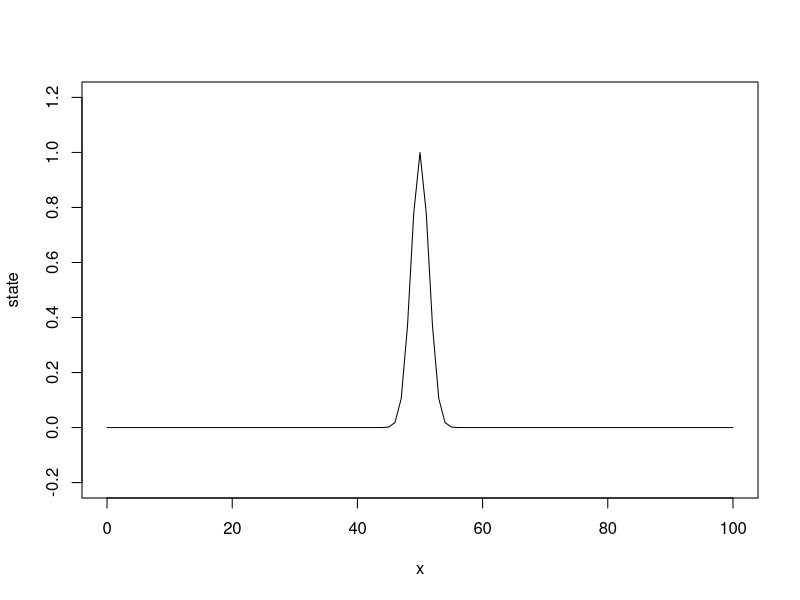
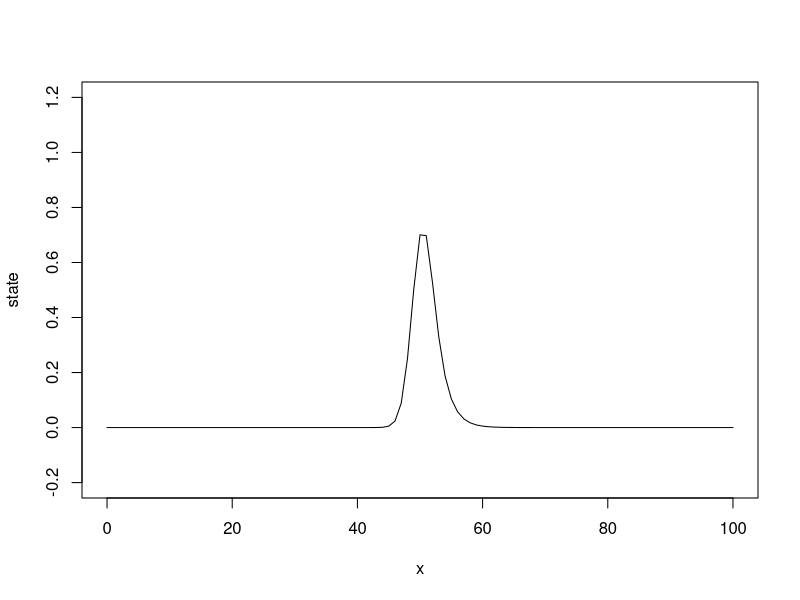
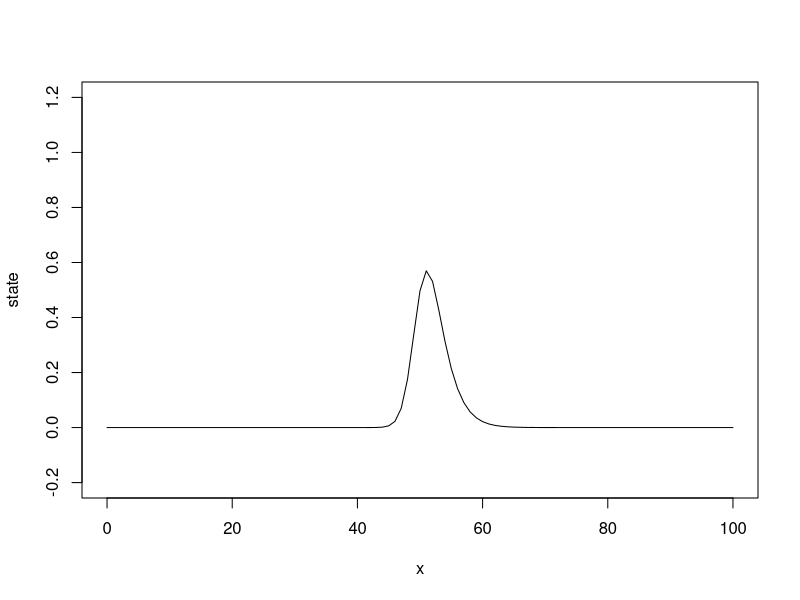
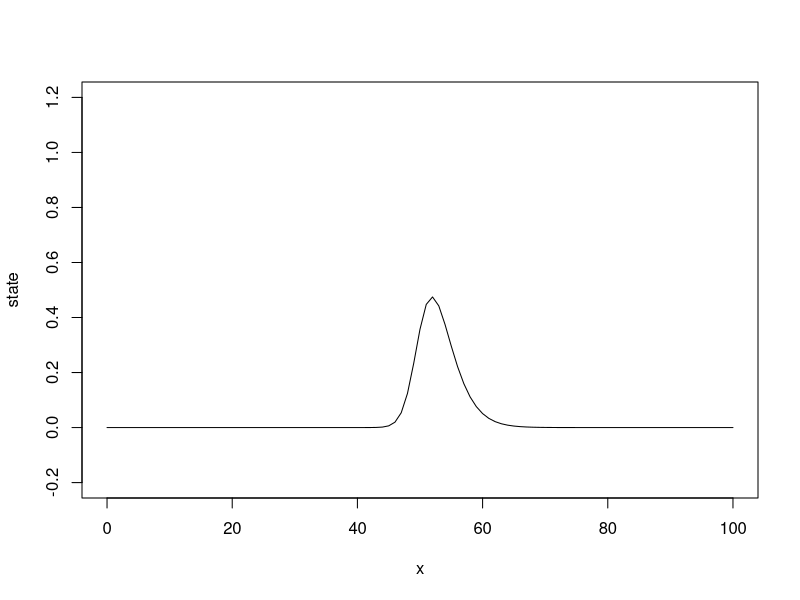
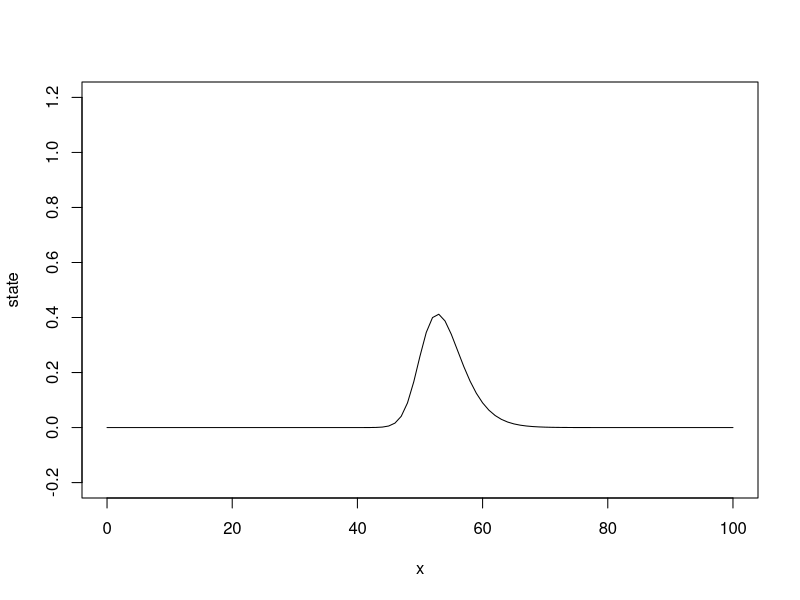
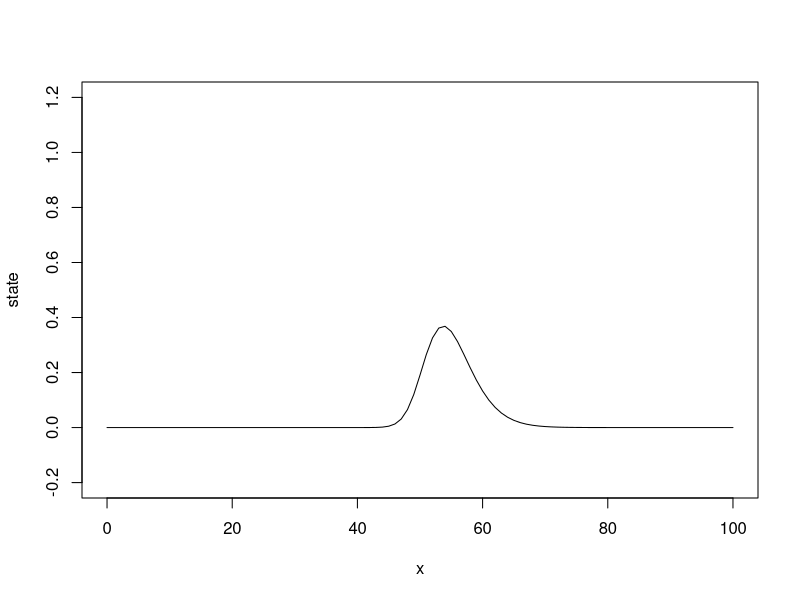
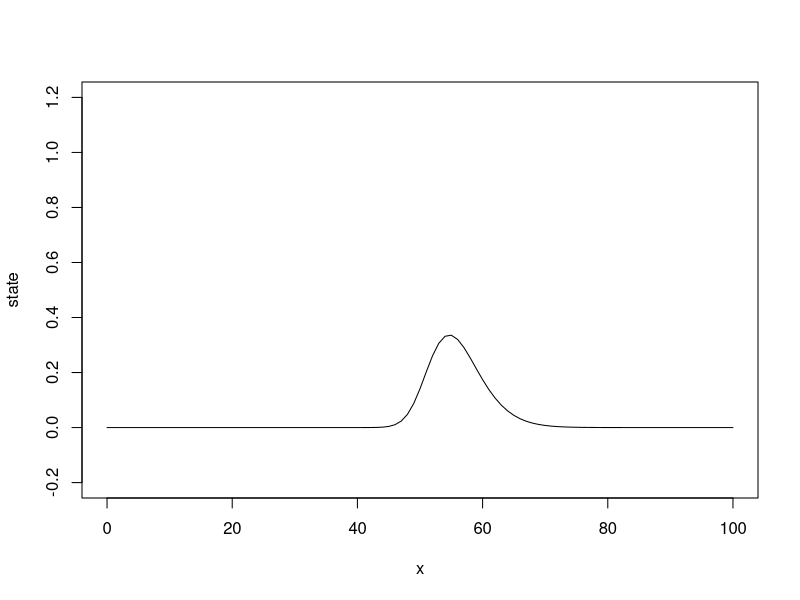
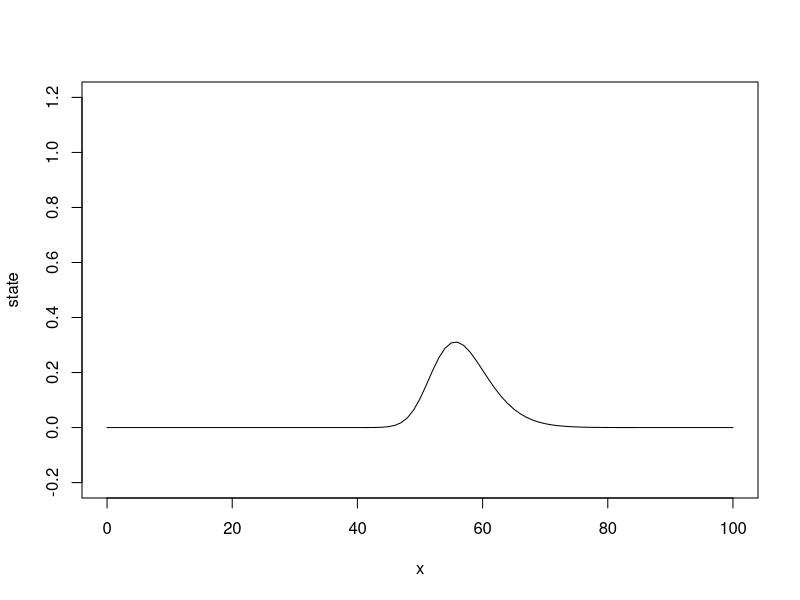

These charts were generated, in order, by the following R code:
## ---- chunk 1
# Input variables
domain  = c(0,100)
endtime = 20
dx      = 1
dt      = 1
u       = 1
D       = 1
bl      = 0
br      = 0
omega   = 0

# Function that gives the states for the first time-step
initfun = function(x)
{
  # Gaussian distribution
  exp(-(x-domain[2]/2)^2/2^2)
}

# Calculation preparation
x           = seq(domain[1],domain[2],by=dx)
N           = length(x)
init.state  = initfun(x)
## ---- chunk 2
# MATRIX CONSTRUCTION
M = matrix(0,nrow=N,ncol=N)

# Fill in a dirichlet boundary conditions for the solution.
M[1,1] = 1
M[N,N] = 1
a      = (omega-1) * ( u/(2*dx) +   D/dx^2 )
b      = (omega-1) * (          - 2*D/dx^2 ) + 1/dt
c      = (omega-1) * (-u/(2*dx) +   D/dx^2 )

for(i in 2:(N-1)){
  M[i,i-1] = a
  M[i,i  ] = b
  M[i,i+1] = c
}

Minv = solve(M)
## ---- chunk 3
# Time stepping variable
time        = 0
new.state   = init.state
plotlim     = c(-0.2,1.2)

while(time<endtime)
{
    plot(x, new.state, ylim=plotlim, type="l", xlab="x", ylab="state")
    prev.state = new.state
    
    v    = c()
    v[1] = bl
    
    for(i in 2:(N-1))
    {
        v[i] = prev.state[i]/dt + omega*(-u*(prev.state[i+1]-prev.state[i-1])/(2*dx)
             + D*(prev.state[i+1]-2*prev.state[i]+prev.state[i-1])/dx^2)
    }
    
    v[N] = br
    new.state = Minv %*% v
    
    time = time + dt
}
